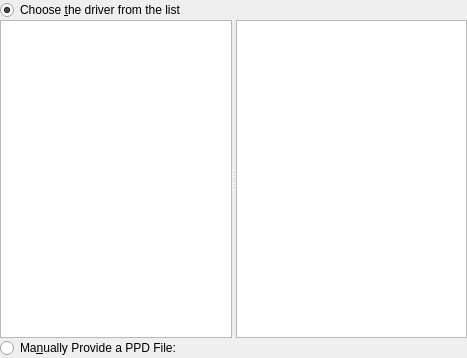
<?xml version="1.0" encoding="UTF-8"?>
<ui version="4.0">
 <class>SelectMakeModel</class>
 <widget class="QWidget" name="SelectMakeModel">
  <property name="geometry">
   <rect>
    <x>0</x>
    <y>0</y>
    <width>467</width>
    <height>358</height>
   </rect>
  </property>
  <property name="windowTitle">
   <string>Select a Driver</string>
  </property>
  <layout class="QGridLayout" name="gridLayout">
   <property name="leftMargin">
    <number>0</number>
   </property>
   <property name="topMargin">
    <number>0</number>
   </property>
   <property name="rightMargin">
    <number>0</number>
   </property>
   <property name="bottomMargin">
    <number>0</number>
   </property>
   <property name="verticalSpacing">
    <number>0</number>
   </property>
   <item row="3" column="1">
    <widget class="KUrlRequester" name="ppdFilePathUrl">
     <property name="enabled">
      <bool>false</bool>
     </property>
     <property name="sizePolicy">
      <sizepolicy hsizetype="Expanding" vsizetype="Fixed">
       <horstretch>0</horstretch>
       <verstretch>0</verstretch>
      </sizepolicy>
     </property>
    </widget>
   </item>
   <item row="2" column="0" colspan="2">
    <widget class="QSplitter" name="splitter">
     <property name="sizePolicy">
      <sizepolicy hsizetype="Preferred" vsizetype="Expanding">
       <horstretch>0</horstretch>
       <verstretch>0</verstretch>
      </sizepolicy>
     </property>
     <property name="orientation">
      <enum>Qt::Horizontal</enum>
     </property>
     <property name="childrenCollapsible">
      <bool>false</bool>
     </property>
     <widget class="QListView" name="makeView">
      <property name="sizePolicy">
       <sizepolicy hsizetype="Preferred" vsizetype="Expanding">
        <horstretch>0</horstretch>
        <verstretch>0</verstretch>
       </sizepolicy>
      </property>
     </widget>
     <widget class="QListView" name="ppdsLV">
      <property name="editTriggers">
       <set>QAbstractItemView::NoEditTriggers</set>
      </property>
     </widget>
    </widget>
   </item>
   <item row="1" column="0" colspan="2">
    <layout class="QHBoxLayout" name="horizontalLayout">
     <item>
      <widget class="QRadioButton" name="radioButton_2">
       <property name="text">
        <string>Choose &amp;the driver from the list</string>
       </property>
       <property name="checked">
        <bool>true</bool>
       </property>
      </widget>
     </item>
    </layout>
   </item>
   <item row="3" column="0">
    <widget class="QRadioButton" name="ppdFileRB">
     <property name="text">
      <string>Ma&amp;nually Provide a PPD File:</string>
     </property>
    </widget>
   </item>
   <item row="0" column="0" colspan="2">
    <widget class="KMessageWidget" name="messageWidget" native="true"/>
   </item>
  </layout>
 </widget>
 <customwidgets>
  <customwidget>
   <class>KUrlRequester</class>
   <extends>QWidget</extends>
   <header location="global">kurlrequester.h</header>
  </customwidget>
  <customwidget>
   <class>KMessageWidget</class>
   <extends>QWidget</extends>
   <header location="global">kmessagewidget.h</header>
   <container>1</container>
  </customwidget>
 </customwidgets>
 <resources/>
 <connections>
  <connection>
   <sender>ppdFileRB</sender>
   <signal>toggled(bool)</signal>
   <receiver>ppdFilePathUrl</receiver>
   <slot>setEnabled(bool)</slot>
   <hints>
    <hint type="sourcelabel">
     <x>138</x>
     <y>341</y>
    </hint>
    <hint type="destinationlabel">
     <x>406</x>
     <y>342</y>
    </hint>
   </hints>
  </connection>
  <connection>
   <sender>ppdFileRB</sender>
   <signal>clicked()</signal>
   <receiver>ppdFilePathUrl</receiver>
   <slot>setFocus()</slot>
   <hints>
    <hint type="sourcelabel">
     <x>82</x>
     <y>340</y>
    </hint>
    <hint type="destinationlabel">
     <x>462</x>
     <y>344</y>
    </hint>
   </hints>
  </connection>
  <connection>
   <sender>radioButton_2</sender>
   <signal>toggled(bool)</signal>
   <receiver>makeView</receiver>
   <slot>setEnabled(bool)</slot>
   <hints>
    <hint type="sourcelabel">
     <x>100</x>
     <y>15</y>
    </hint>
    <hint type="destinationlabel">
     <x>99</x>
     <y>65</y>
    </hint>
   </hints>
  </connection>
  <connection>
   <sender>radioButton_2</sender>
   <signal>toggled(bool)</signal>
   <receiver>ppdsLV</receiver>
   <slot>setEnabled(bool)</slot>
   <hints>
    <hint type="sourcelabel">
     <x>291</x>
     <y>12</y>
    </hint>
    <hint type="destinationlabel">
     <x>297</x>
     <y>119</y>
    </hint>
   </hints>
  </connection>
 </connections>
</ui>
